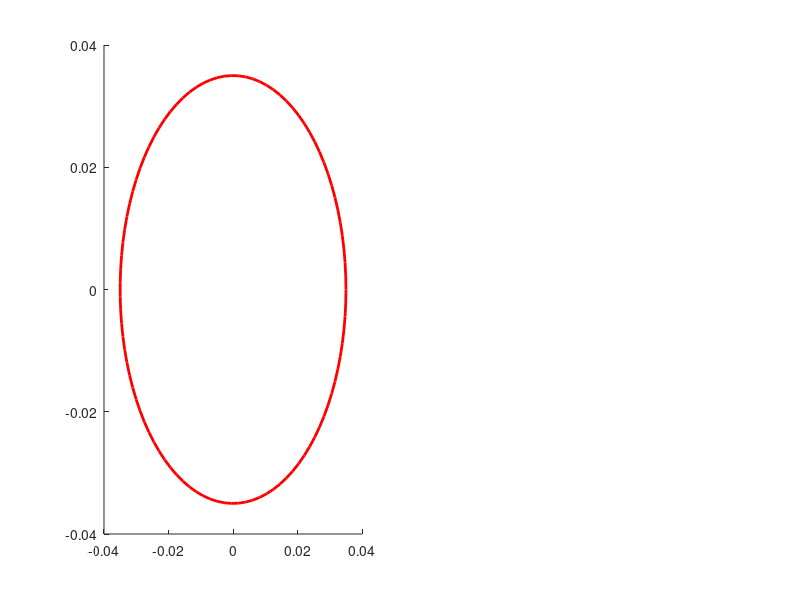

Write MATLAB code to recreate this figure. (Note: this script raises an error after producing the figure.)

for i = 4901:5000
    subplot(1,2,1);
    viscircles([0 0], 0.035);
    hold on
    scatter(positions(i,1), positions(i,2), 20, "r", "filled");
    axis equal

    subplot(1,2,2);

    weighted = zeros([4900, 1]);
    for j = 1:1679
        
        % channel = (1.1 - sqrt(positions(i,1)^2+positions(i,2)^2)/0.035)*(deltaresponses(1:4900, j));
        channel = deltaresponses(1:4900, j);
        channel = tanh(normalize(channel));
        weighted = weighted + deltaresponses(i,j)*channel;
    end

    scatter(positions(1:4900, 1), positions(1:4900, 2), 10, weighted, "filled");
    title(string(i));
    axis equal
    pause();
    clf;
end